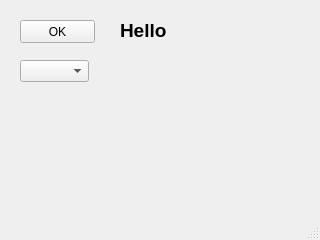
<?xml version="1.0" encoding="UTF-8"?>
<ui version="4.0">
 <class>MainWindow</class>
 <widget class="QMainWindow" name="MainWindow">
  <property name="geometry">
   <rect>
    <x>0</x>
    <y>0</y>
    <width>320</width>
    <height>240</height>
   </rect>
  </property>
  <property name="windowTitle">
   <string>Ex06-comboBox</string>
  </property>
  <widget class="QWidget" name="centralwidget">
   <widget class="QPushButton" name="pushButton">
    <property name="geometry">
     <rect>
      <x>20</x>
      <y>20</y>
      <width>75</width>
      <height>23</height>
     </rect>
    </property>
    <property name="text">
     <string>OK</string>
    </property>
   </widget>
   <widget class="QLabel" name="label">
    <property name="geometry">
     <rect>
      <x>120</x>
      <y>10</y>
      <width>171</width>
      <height>41</height>
     </rect>
    </property>
    <property name="font">
     <font>
      <pointsize>14</pointsize>
      <weight>75</weight>
      <bold>true</bold>
     </font>
    </property>
    <property name="text">
     <string>Hello</string>
    </property>
   </widget>
   <widget class="QComboBox" name="comboBox">
    <property name="geometry">
     <rect>
      <x>20</x>
      <y>60</y>
      <width>69</width>
      <height>22</height>
     </rect>
    </property>
   </widget>
  </widget>
  <widget class="QMenuBar" name="menubar">
   <property name="geometry">
    <rect>
     <x>0</x>
     <y>0</y>
     <width>320</width>
     <height>21</height>
    </rect>
   </property>
  </widget>
  <widget class="QStatusBar" name="statusbar"/>
 </widget>
 <resources/>
 <connections/>
</ui>
